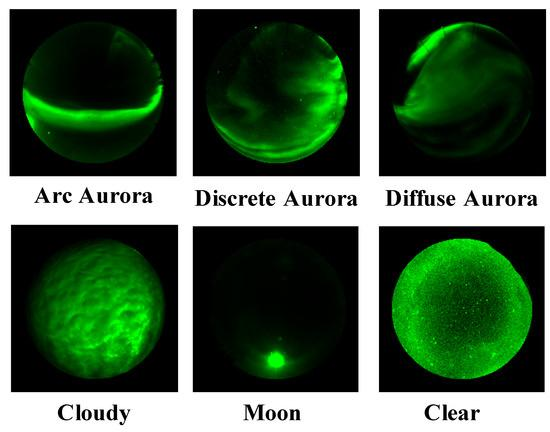
#> input picture test.jpg, 550 x 432 px
$ python sky_monitor.py
#> lines starting #> are read from the running program, lines starting #| are printed output that depends on the picture; long printed decimals are rounded
#!/usr/bin/env python3
"""
Sky Condition Monitor - Simplified version
Analyzes sky images and provides sky condition reports for astronomical observation.
"""

import os
import sys
import json
from datetime import datetime
from pathlib import Path
from typing import Dict, List, Optional, Tuple
import numpy as np
from PIL import Image

class SkyConditionMonitor:
    """
    Simple sky condition monitoring system that analyzes sky images
    and provides observation suitability assessments.
    """

    OKTA_DESCRIPTIONS = {
        0: "Completely Clear Sky",
        1: "Nearly Clear (Isolated Clouds)",
        2: "Scattered Clouds (Quarter Covered)",
        3: "Scattered Clouds (Less than Half Covered)",
        4: "Half Clouded Sky",
        5: "Broken Clouds (More than Half Covered)",
        6: "Broken Clouds (Three-Quarters Covered)",
        7: "Nearly Overcast (Dense Cloud Cover)",
        8: "Completely Overcast Sky"
    }

    def __init__(self, data_dir: Optional[str] = None):
        self.data_dir = Path(data_dir) if data_dir else Path(__file__).parent / "data"
        self.history_file = self.data_dir / "sky_history.json"

    def load_image(self, image_path: str) -> np.ndarray:
        """Load and convert image to numpy array."""
        with Image.open(image_path) as img:
            return np.array(img.convert("RGB"), dtype=np.uint8)

    def analyze_basic_indicators(self, image_array: np.ndarray) -> Dict[str, float]:
        """Extract basic image indicators without complex dependencies."""
        if image_array.ndim != 3 or image_array.shape[2] != 3:
            raise ValueError("Image must be RGB array")

        # Resize for consistent analysis
        pil_img = Image.fromarray(image_array).resize((512, 512), Image.Resampling.BILINEAR)
        resized = np.array(pil_img, dtype=np.uint8)

        # Convert to grayscale
        gray = 0.299 * resized[:, :, 0].astype(np.float32) + \
               0.587 * resized[:, :, 1].astype(np.float32) + \
               0.114 * resized[:, :, 2].astype(np.float32)

        # Calculate indicators
        brightness = np.mean(gray)
        contrast = np.std(gray)

        # Simple cloudiness heuristic based on pixel intensity distribution
        hist, _ = np.histogram(gray.flatten(), bins=256, range=[0, 256])
        uniformity = np.std(hist) / np.mean(hist) if np.mean(hist) > 0 else 0

        # Edge detection via simple gradient
        grad_x = np.diff(gray, axis=1)[:-1, :]
        grad_y = np.diff(gray, axis=0)[:, :-1]
        edge_strength = np.mean(np.sqrt(grad_x**2 + grad_y**2))

        return {
            "brightness": float(round(brightness, 2)),
            "contrast": float(round(contrast, 2)),
            "uniformity_index": float(round(uniformity, 3)),
            "edge_strength": float(round(edge_strength, 2))
        }

    def estimate_cloud_coverage(self, indicators: Dict[str, float]) -> Dict[str, float]:
        """
        Estimate cloud coverage based on image indicators.
        Returns oktas (0-8) and confidence.
        """
        brightness = indicators.get("brightness", 0)
        contrast = indicators.get("contrast", 0)
        uniformity = indicators.get("uniformity_index", 0)

        # Simple heuristic estimation (simplified from Zenith's approach)
        if brightness < 30:
            # Very dark - likely clear night
            if contrast > 10:
                okta = 0  # Clear with stars visible
            else:
                okta = 1  # Clear but uniform
        elif brightness < 100:
            # Moderate brightness
            if uniformity < 0.5:
                okta = 2  # Scattered clouds
            else:
                okta = 4  # Partly cloudy
        else:
            # Bright - likely cloudy or daytime
            if contrast < 5:
                okta = 8  # Overcast
            elif contrast < 15:
                okta = 6  # Broken clouds
            else:
                okta = 4  # Partly cloudy

        # Adjust based on contrast (higher contrast often means clearer sky)
        if contrast > 20:
            okta = max(0, okta - 1)

        # Confidence based on indicator consistency
        confidence = 0.7  # Base confidence

        return {
            "oktas": float(okta),
            "confidence": float(confidence),
            "description": self.OKTA_DESCRIPTIONS.get(int(okta), "Unknown")
        }

    def assess_observation_suitability(self, cloud_coverage: Dict[str, float],
                                      indicators: Dict[str, float]) -> Dict[str, any]:
        """Assess suitability for astronomical observation."""
        oktas = cloud_coverage.get("oktas", 8)
        brightness = indicators.get("brightness", 255)

        if oktas <= 2:
            suitability = "EXCELLENT"
            reasoning = "Clear or scattered cloud conditions ideal for most observations"
        elif oktas <= 4:
            suitability = "GOOD"
            reasoning = "Partially cloudy but usable for bright targets and some deep-sky work"
        elif oktas <= 6:
            suitability = "POOR"
            reasoning = "Heavy cloud coverage limits observation to bright targets only"
        else:
            suitability = "UNSUITABLE"
            reasoning = "Overcast conditions prevent meaningful astronomical observation"

        # Adjust for brightness (daytime vs nighttime)
        if brightness > 100:
            suitability = "DAYTIME"
            reasoning = "Daytime conditions - only solar/lunar observation possible"

        return {
            "suitability": suitability,
            "reasoning": reasoning,
            "recommendations": self._generate_recommendations(suitability, oktas)
        }

    def _generate_recommendations(self, suitability: str, oktas: float) -> List[str]:
        """Generate observation recommendations."""
        recs = []

        if suitability == "EXCELLENT":
            recs.extend([
                "Ideal for deep-sky photography",
                "Perfect for planetary observation",
                "Excellent conditions for variable star work",
                "Consider long-exposure astrophotography"
            ])
        elif suitability == "GOOD":
            recs.extend([
                "Good for lunar and planetary observation",
                "Suitable for brighter deep-sky objects",
                "Consider short-exposure astrophotography",
                "Monitor for changing conditions"
            ])
        elif suitability == "POOR":
            recs.extend([
                "Focus on bright targets (Moon, planets)",
                "Avoid deep-sky observation",
                "Use for equipment testing only",
                "Wait for clearing conditions"
            ])
        elif suitability == "UNSUITABLE":
            recs.extend([
                "No astronomical observation recommended",
                "Use time for equipment maintenance",
                "Plan for future observation sessions",
                "Check weather forecasts for clearing"
            ])
        elif suitability == "DAYTIME":
            recs.extend([
                "Solar observation with proper filters only",
                "Lunar observation if visible",
                "Daytime astronomy outreach activities",
                "Equipment calibration and testing"
            ])

        return recs

    def generate_cloud_coverage_map(self, image_array: np.ndarray, grid_size: int = 8) -> Dict[str, any]:
        """Generate simple obstruction map by dividing image into grid."""
        height, width = image_array.shape[:2]
        grid_h = height // grid_size
        grid_w = width // grid_size

        obstruction_map = []

        for i in range(grid_size):
            row = []
            for j in range(grid_size):
                y_start = i * grid_h
                x_start = j * grid_w
                patch = image_array[y_start:y_start+grid_h, x_start:x_start+grid_w]

                # Simple cloudiness estimate per patch
                patch_gray = 0.299 * patch[:, :, 0] + 0.587 * patch[:, :, 1] + 0.114 * patch[:, :, 2]
                patch_contrast = np.std(patch_gray)

                if patch_contrast < 5:
                    obstruction = "CLEAR"
                elif patch_contrast < 15:
                    obstruction = "PARTIAL"
                else:
                    obstruction = "CLOUDY"

                row.append({
                    "x": j,
                    "y": i,
                    "obstruction": obstruction,
                    "contrast": float(round(patch_contrast, 2))
                })
            obstruction_map.append(row)

        return {
            "grid_size": grid_size,
            "cell_height": grid_h,
            "cell_width": grid_w,
            "map": obstruction_map
        }

    def load_historical_data(self) -> List[Dict]:
        """Load historical sky condition data."""
        if self.history_file.exists():
            try:
                with open(self.history_file, 'r') as f:
                    return json.load(f)
            except (json.JSONDecodeError, IOError):
                return []
        return []

    def save_to_history(self, analysis: Dict):
        """Save current analysis to history."""
        history = self.load_historical_data()

        analysis_with_timestamp = {
            "timestamp": datetime.now().isoformat(),
            **analysis
        }

        history.append(analysis_with_timestamp)

        # Keep only last 100 entries
        if len(history) > 100:
            history = history[-100:]

        with open(self.history_file, 'w') as f:
            json.dump(history, f, indent=2)

    def analyze_sky_image(self, image_path: str) -> Dict[str, any]:
        """Complete analysis of a sky image."""
        try:
            # Load image
            image_array = self.load_image(image_path)

            # Analyze indicators
            indicators = self.analyze_basic_indicators(image_array)

            # Estimate cloud coverage
            cloud_coverage = self.estimate_cloud_coverage(indicators)

            # Generate obstruction map
            obstruction_map = self.generate_cloud_coverage_map(image_array)

            # Assess observation suitability
            suitability = self.assess_observation_suitability(cloud_coverage, indicators)

            # Check for clear-sky intervals from history
            historical_data = self.load_historical_data()
            clear_intervals = self._analyze_clear_intervals(historical_data)

            # Prepare full report
            report = {
                "timestamp": datetime.now().isoformat(),
                "image_file": image_path,
                "image_dimensions": list(image_array.shape[:2]),
                "indicators": indicators,
                "cloud_coverage": cloud_coverage,
                "obstruction_map": obstruction_map,
                "observation_suitability": suitability,
                "clear_sky_intervals": clear_intervals,
                "alerts": self._generate_alerts(cloud_coverage, indicators, historical_data)
            }

            # Save to history
            self.save_to_history(report)

            return report

        except Exception as e:
            return {
                "error": str(e),
                "timestamp": datetime.now().isoformat()
            }

    def _analyze_clear_intervals(self, historical_data: List[Dict]) -> List[Dict]:
        """Analyze historical data for clear sky intervals."""
        clear_intervals = []

        for i, entry in enumerate(historical_data[-10:]):  # Last 10 entries
            coverage = entry.get("cloud_coverage", {})
            oktas = coverage.get("oktas", 8)

            if oktas <= 2:
                interval = {
                    "timestamp": entry.get("timestamp", "unknown"),
                    "duration_minutes": 30,  # Estimated
                    "oktas": oktas,
                    "suitability": "CLEAR"
                }
                clear_intervals.append(interval)

        return clear_intervals

    def _generate_alerts(self, cloud_coverage: Dict[str, float],
                        indicators: Dict[str, float],
                        historical_data: List[Dict]) -> List[str]:
        """Generate alerts based on current conditions and trends."""
        alerts = []

        oktas = cloud_coverage.get("oktas", 8)
        brightness = indicators.get("brightness", 0)

        # Sudden change alert
        if historical_data:
            last_entry = historical_data[-1]
            last_coverage = last_entry.get("cloud_coverage", {})
            last_oktas = last_coverage.get("oktas", 8)

            if abs(oktas - last_oktas) >= 3:
                alerts.append(f"Rapid cloud coverage change: {last_oktas} → {oktas} oktas")

        # Clear sky alert
        if oktas <= 1:
            alerts.append("Excellent observing conditions - clear skies detected")

        # Deterioration alert
        if oktas >= 6:
            alerts.append("Poor observing conditions - heavy cloud coverage")

        # Daytime alert
        if brightness > 150:
            alerts.append("Daytime conditions - limited observation options")

        return alerts

    def print_report(self, report: Dict):
        """Print formatted sky condition report."""
        print("\n" + "="*60)
        print("SKY CONDITION MONITORING REPORT")
        print("="*60)

        print(f"\n📅 Timestamp: {report.get('timestamp', 'N/A')}")
        print(f"📁 Image: {report.get('image_file', 'N/A')}")
        print(f"📐 Dimensions: {report.get('image_dimensions', 'N/A')}")

        print("\n🌤️ CLOUD COVERAGE ANALYSIS")
        print("-"*40)
        coverage = report.get('cloud_coverage', {})
        print(f"Cloud Coverage: {coverage.get('oktas', 'N/A')} oktas")
        print(f"Description: {coverage.get('description', 'N/A')}")
        print(f"Confidence: {coverage.get('confidence', 'N/A')*100:.1f}%")

        print("\n📊 IMAGE INDICATORS")
        print("-"*40)
        indicators = report.get('indicators', {})
        for key, value in indicators.items():
            print(f"{key.title()}: {value}")

        print("\n🔭 OBSERVATION SUITABILITY")
        print("-"*40)
        suitability = report.get('observation_suitability', {})
        print(f"Status: {suitability.get('suitability', 'N/A')}")
        print(f"Reasoning: {suitability.get('reasoning', 'N/A')}")
        print("\nRecommendations:")
        for rec in suitability.get('recommendations', []):
            print(f"  • {rec}")

        print("\n🗺️ CLOUD OBSTRUCTION MAP")
        print("-"*40)
        obs_map = report.get('obstruction_map', {})
        grid = obs_map.get('map', [])
        for row in grid:
            row_str = ""
            for cell in row:
                status = cell.get('obstruction', 'UNKNOWN')
                if status == "CLEAR":
                    row_str += "○ "
                elif status == "PARTIAL":
                    row_str += "◑ "
                else:
                    row_str += "● "
            print(f"  {row_str}")
        print("  ○ Clear  ◑ Partial  ● Cloudy")

        print("\n⏱️ CLEAR SKY INTERVALS")
        print("-"*40)
        intervals = report.get('clear_sky_intervals', [])
        if intervals:
            for interval in intervals:
                print(f"  • {interval.get('timestamp', 'N/A')}: {interval.get('suitability', 'N/A')} "
                      f"({interval.get('oktas', 'N/A')} oktas)")
        else:
            print("  No recent clear sky intervals detected")

        print("\n⚠️ ALERTS & WARNINGS")
        print("-"*40)
        alerts = report.get('alerts', [])
        if alerts:
            for alert in alerts:
                print(f"  ⚠ {alert}")
        else:
            print("  No alerts at this time")

        print("\n" + "="*60)


def main():
    """Main function to analyze a sky image."""
    monitor = SkyConditionMonitor()

    # Check for test image
    test_image = Path("test.jpg")
    if not test_image.exists():
        # Try to find any image in the data directory
        data_dir = Path("data")
        if data_dir.exists():
            image_files = list(data_dir.rglob("*.jpg")) + list(data_dir.rglob("*.jpeg")) + list(data_dir.rglob("*.png"))
            if image_files:
                image_path = str(image_files[0])
                print(f"Using image: {image_path}")
            else:
                print("No test image found. Please provide an image path as argument.")
                print("Usage: python sky_monitor.py <image_path>")
                return
        else:
            print("No test image found. Please provide an image path as argument.")
            print("Usage: python sky_monitor.py <image_path>")
            return
    else:
        image_path = str(test_image)

    # Analyze image
    print(f"Analyzing sky image: {image_path}")
    report = monitor.analyze_sky_image(image_path)
#> in load_image, img is the input picture: PIL image 550x432 RGB; mean R, G, B 73.6, 99.4, 73.7
#> in analyze_basic_indicators, `pil_img = Image.fromarray(image_array).resize((512, 512), Image.Resamp..`:
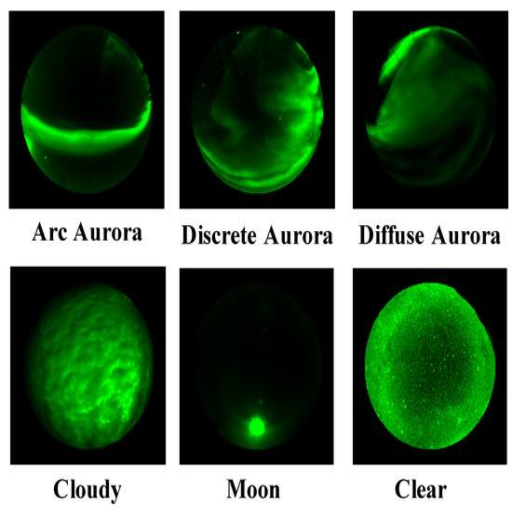
#> pil_img: PIL image 512x512 RGB; mean R, G, B 73.6, 99.4, 73.7
#> in analyze_basic_indicators, `gray = 0.299 * resized[:, :, 0].astype(np.float32) + \ 0.587 * resized..`:
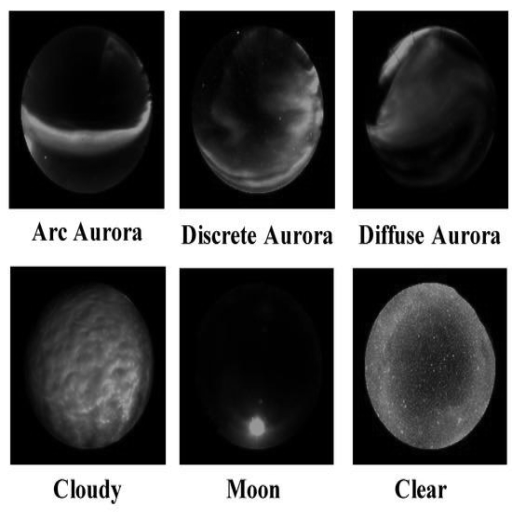
#> gray: shape (512, 512) float32; min 0, max 255, mean 88.8
#> in analyze_basic_indicators, `brightness = np.mean(gray)`: brightness = 88.75
#> in analyze_basic_indicators, `contrast = np.std(gray)`: contrast = 105.8
#> in analyze_basic_indicators, `hist, _ = np.histogram(gray.flatten(), bins=256, range=[0, 256])`: hist = 256 values, max 51203 at index 0, min 0 at index 186, mean 1024
#> in analyze_basic_indicators, `uniformity = np.std(hist) / np.mean(hist) if np.mean(hist) > 0 else 0`: uniformity = 4.45
#> in analyze_basic_indicators, `grad_x = np.diff(gray, axis=1)[:-1, :]`:
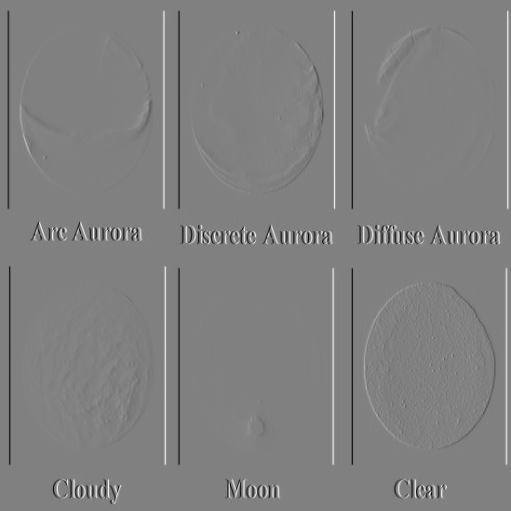
#> grad_x: shape (511, 511) float32; min -225, max 220, mean 0; drawn with min black and max white
#> in analyze_basic_indicators, `grad_y = np.diff(gray, axis=0)[:, :-1]`:
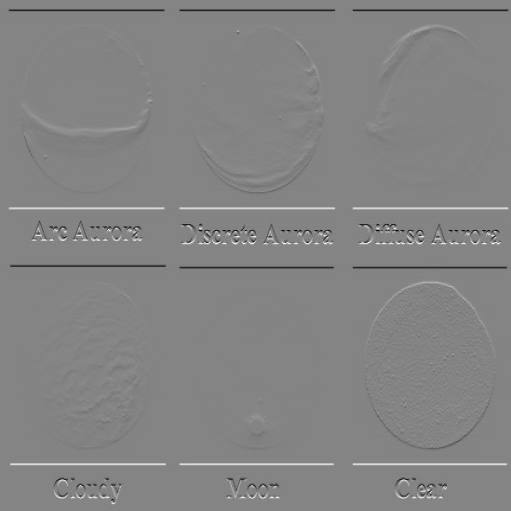
#> grad_y: shape (511, 511) float32; min -203, max 189, mean 0; drawn with min black and max white
#> in analyze_basic_indicators, `edge_strength = np.mean(np.sqrt(grad_x**2 + grad_y**2))`: edge_strength = 8.79
#> in analyze_sky_image, `indicators = self.analyze_basic_indicators(image_array)`: indicators = {'brightness': 88.75, 'contrast': 105.8, 'uniformity_index': 4.45, 'edge_strength': 8.79}
#> in estimate_cloud_coverage, `brightness = indicators.get("brightness", 0)`: brightness = 88.75
#> in estimate_cloud_coverage, `contrast = indicators.get("contrast", 0)`: contrast = 105.8
#> in estimate_cloud_coverage, `uniformity = indicators.get("uniformity_index", 0)`: uniformity = 4.45
#> in analyze_sky_image, `cloud_coverage = self.estimate_cloud_coverage(indicators)`: cloud_coverage = 3 items
#> after the loop in generate_cloud_coverage_map, `for i in range(grid_size):`:
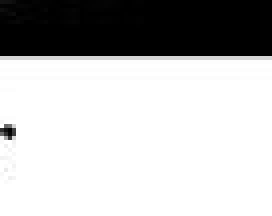
#> patch_gray: shape (54, 68) float64 (shown 4 times larger); min 0, max 255, mean 187.5
#> after the loop in generate_cloud_coverage_map, `for i in range(grid_size):`: obstruction_map = 8 items
#> in analyze_sky_image, `obstruction_map = self.generate_cloud_coverage_map(image_array)`: obstruction_map = 4 items
#> in assess_observation_suitability, `oktas = cloud_coverage.get("oktas", 8)`: oktas = 3
#> in assess_observation_suitability, `brightness = indicators.get("brightness", 255)`: brightness = 88.75
#> in analyze_sky_image, `suitability = self.assess_observation_suitability(cloud_coverage, indi..`: suitability = 3 items
#> in _generate_alerts, `oktas = cloud_coverage.get("oktas", 8)`: oktas = 3
#> in _generate_alerts, `brightness = indicators.get("brightness", 0)`: brightness = 88.75
#> report = 9 items

    if "error" in report:
        print(f"Error analyzing image: {report['error']}")
        return

    # Print report
    monitor.print_report(report)
#| 📅 Timestamp: 2026-12-04T23:58:10.560
#| 📁 Image: test.jpg
#| 📐 Dimensions: [432, 550]
#> in print_report, `coverage = report.get('cloud_coverage', {})`: coverage = 3 items
#| Cloud Coverage: 3.0 oktas
#| Description: Scattered Clouds (Less than Half Covered)
#| Confidence: 70.0%
#> the loop in print_report, `for key, value in indicators.items():` made 4 passes
#> (key, value) on passes 1 to 4: ('brightness', 88.75), ('contrast', 105.8), ('uniformity_index', 4.45), ('edge_strength', 8.79)
#| Brightness: 88.75
#| Contrast: 105.810
#| Uniformity_Index: 4.447
#| Edge_Strength: 8.790
#| Status: GOOD
#| Reasoning: Partially cloudy but usable for bright targets and some deep-sky work
#> the loop in print_report, `for rec in suitability.get('recommendations', []):` made 4 passes
#> rec on passes 1 to 4: 'Good for lunar and planetary observation', 'Suitable for brighter deep-sky objects', 'Consider short-exposure astrophotography', 'Monitor for changing conditions'
#|   • Good for lunar and planetary observation
#|   • Suitable for brighter deep-sky objects
#|   • Consider short-exposure astrophotography
#|   • Monitor for changing conditions
#> in print_report, `obs_map = report.get('obstruction_map', {})`: obs_map = 4 items
#> in print_report, `grid = obs_map.get('map', [])`: grid = 8 items
#> the loop in print_report, `for row in grid:` made 8 passes
#> in print_report, `intervals = report.get('clear_sky_intervals', [])`: intervals = []

    # Save full report to file
    output_file = f"sky_report_{datetime.now().strftime('%Y%m%d_%H%M%S')}.json"
    with open(output_file, 'w') as f:
        json.dump(report, f, indent=2)
    print(f"\nFull report saved to: {output_file}")


if __name__ == "__main__":
    main()
